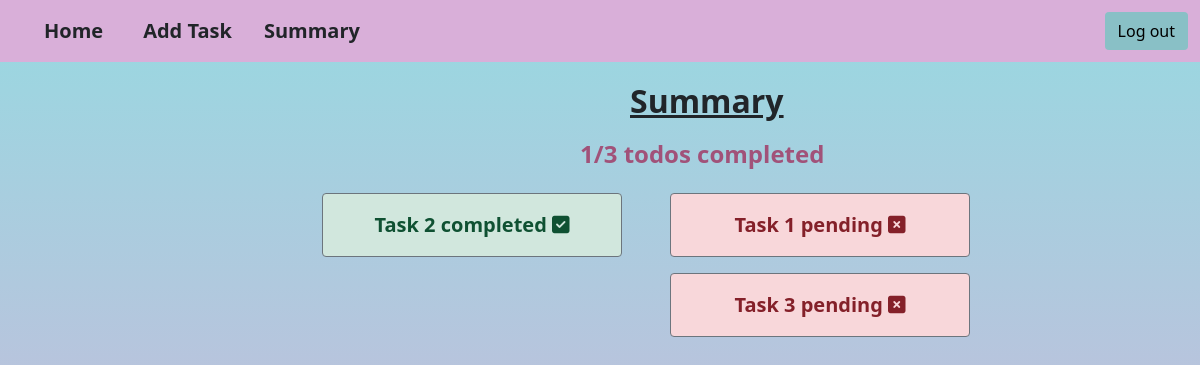
The app's page /myapp/tasks/summary/ (signed in) with its own data.
### myapp/models.py (models this page shows, shortened)
class Task(models.Model):
    title=models.CharField(max_length=200)
    description=models.CharField(max_length=200)
    status_options=(
        ("completed","completed"),
        ("pending","pending")
        )
    status=models.CharField(max_length=200,choices=status_options,default="pending")
    user_object=models.ForeignKey(User,on_delete=models.CASCADE)
    created_date=models.DateField(auto_now_add=True)
    updated_date=models.DateField(auto_now=True)

### myapp/views.py (the view)
# urls.py: path("tasks/summary/",views.SummaryView.as_view(),name="summary")
class SummaryView(View):
    def get(self,request,*args,**kwargs):
        qs=Task.objects.filter(user_object=request.user,status='completed')
        qs_1=Task.objects.filter(user_object=request.user,status='pending')
        qs_2=Task.objects.filter(user_object=request.user,status='completed').aggregate(com_count=Count("status"))
        qs_3=Task.objects.filter(user_object=request.user).values("status").aggregate(task_count=Count("status"))
        return render(request,"summary.html",{"data":qs,"data_1":qs_1,"data_2":qs_2,"total_task":qs_3})

### myapp/templates/summary.html
{% extends 'base.html' %}
{% block body_block%}
<h2 style="margin-left:630px;text-decoration: underline;margin-top:20px;font-weight:bolder;">Summary</h2>
    <h4 style="margin-left:580px;margin-top:20px;color:rgb(161, 82, 121);font-weight:bold;">{{data_2.com_count}}/{{total_task.task_count}} todos completed</h4>
<div class="d-flex justify-content-center mt-4 gap-4">
<div class="container">
    {% for i in data %}
    <div class="alert alert-success border border-1 border-secondary fw-bolder fs-5 text-center" style="width:300px;margin-left:310px;">
        Task {{i.id}} completed <i class="fa-solid fa-square-check"></i>
    </div>
    {%endfor%}
</div>
<div class="container">
    {% for i in data_1 %}
    <div class="alert alert-danger border border-1 border-secondary fw-bolder fs-5 text-center" style="width:300px">
        Task {{i.id}} pending <i class="fa-solid fa-square-xmark"></i>
    </div>
    {%endfor%}
</div>
</div>
{% endblock %}

### myapp/templates/base.html (style rules this page uses)
body { background-color: #D9AFD9; background-image: linear-gradient(0deg, #D9AFD9 0%, #97D9E1 100%); background-repeat:no-repeat; background-size:100% 750px; }

### records on screen
Task: id "2"
Task: id "1"
Task: id "3"

### other values on screen
{{ data_2.com_count }} "1"
{{ total_task.task_count }} "3"
